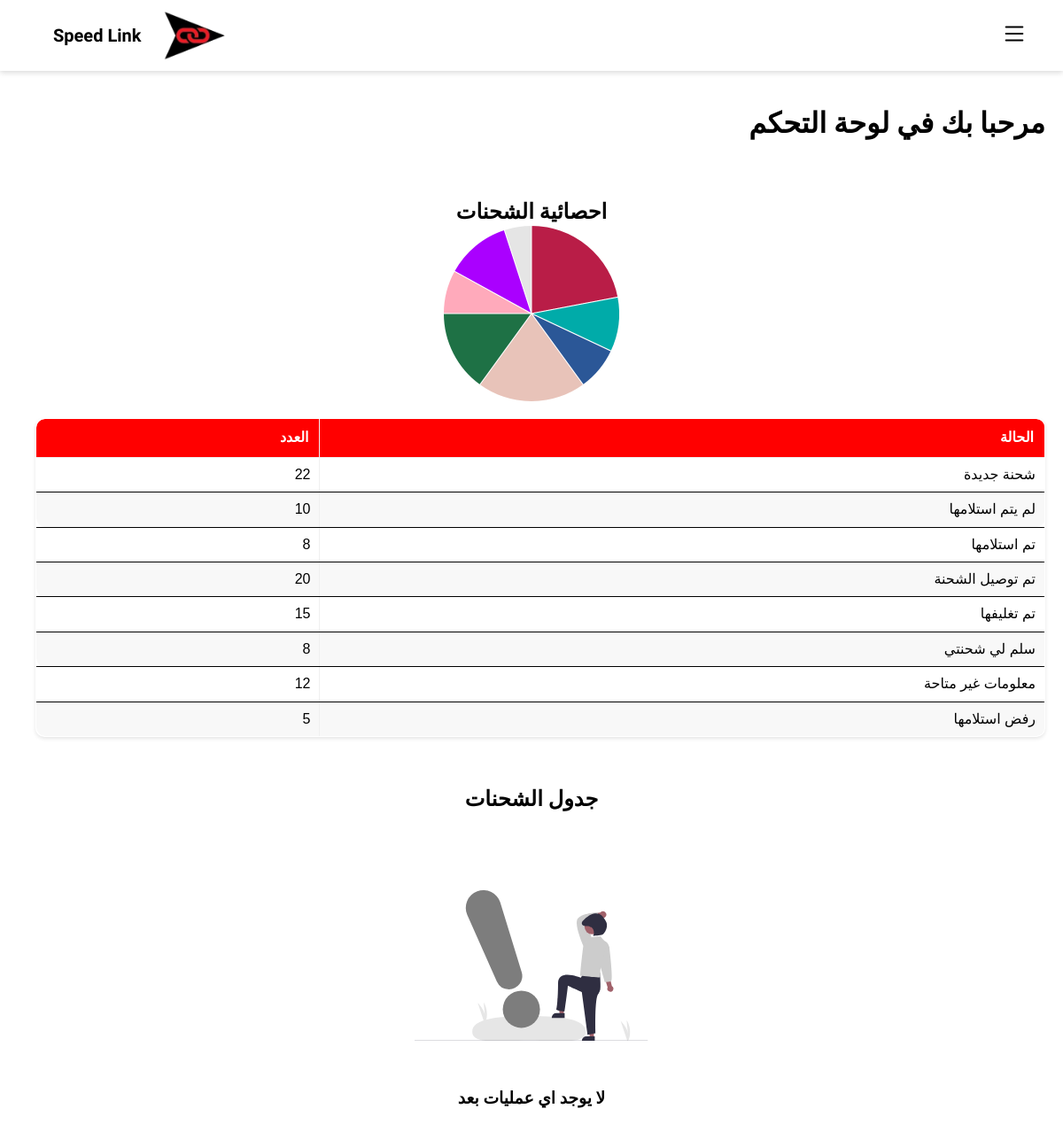
Before: /dashboard (signed in) with the older database file.
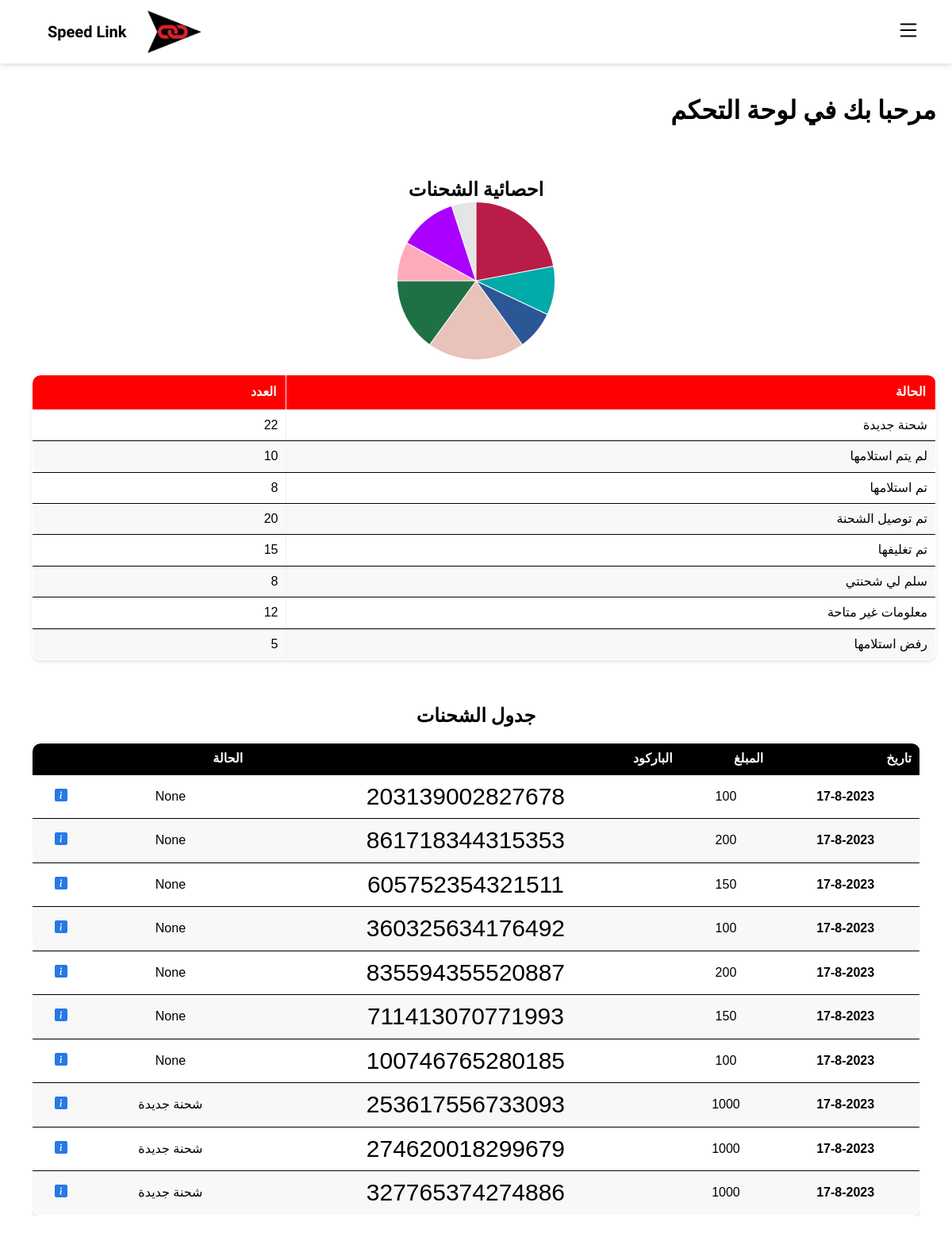
After: the same page with the newer database file.
### app.py (models this page shows)
class Shipment(db.Model):
    id = db.Column(db.Integer, primary_key=True)
    barcode = db.Column(db.String(15))
    shipper_username = db.Column(db.Integer)
    status = db.Column(db.String(50))
    delivery_id = db.Column(db.Integer)
    shipper_name = db.Column(db.String(100))
    shipper_phone_1 = db.Column(db.String(11))
    shipper_phone_2 = db.Column(db.String(11))
    shipper_address = db.Column(db.String(200))
    shipper_city = db.Column(db.String(100))
    shipper_wallet_code = db.Column(db.String(15))
    shipper_note = db.Column(db.Text)
    recipient_name = db.Column(db.String(100))
    recipient_phone_1 = db.Column(db.String(15))
    recipient_phone_2 = db.Column(db.String(15))
    recipient_address = db.Column(db.String(200))
    recipient_city = db.Column(db.String(100))
    recipient_note = db.Column(db.Text)
    pprice = db.Column(db.Integer)
    dprice = db.Column(db.Integer)
    tprice = db.Column(db.Integer)
    shipment_status = db.Column(db.String(100))
    date = db.Column(db.String(23))
    delivery_date = db.Column(db.String(23) )
    aws_code = db.Column(db.String(25))
    how = db.Column(db.String(25))
    isprint = db.Column(db.Integer)
    issend = db.Column(db.Integer)

### app.py (the view)
@app.route('/dashboard')
def dashboard():
    user_type = session.get('user_type')
    username = session.get('username')
    if user_type == 'admin':
        s1 = Shipment.query.filter_by(shipment_status='شحنة جديدة').all()
        s2 = Shipment.query.filter_by(shipment_status='لم يتم استلامها').all()
        s3 = Shipment.query.filter_by(shipment_status='تم استلامها').all()
        s4 = Shipment.query.filter_by(shipment_status='تم توصيل الشحنة').all()
        shinfo = Shipment.query.filter_by(status='New Add').all()
        shinfo = shinfo[::-1]
        notnum = Notifications.query.filter_by(state='0').all()
        y = 0
        for x in notnum:
            y += 1
        session['numn'] = y
        return render_template('dashboard.html', paget= 'مرحبا بك في لوحة التحكم',user_type=user_type, username=username,infoL=shinfo)
    elif user_type == 'shipper':
        shinfo = Shipment.query.filter_by(shipper_username=username).all()
        shinfo = shinfo[::-1]
        shipper = Shippers.query.filter_by(username=username).first()
        return render_template('dashboard.html',  paget= 'مرحبا بك في لوحة التحكم',user_type=user_type, username=username,infoS=shipper,infoL=shinfo)
    elif user_type == 'delivery':
        de = Delivery.query.filter_by(username=username).first()
        sh = Shipment.query.filter_by(delivery_id=de.id,delivery_date=date.today()).all()
        return render_template('delivery-dashboard.html', user_type=user_type, username=username,sh=sh)
    else:
        return redirect('/login')

### templates/dashboard.html (shortened to what this page needs)
{% extends 'base.html' %}
{% block content %}
<br><br><link href="https://fonts.cdnfonts.com/css/barcode-font" rel="stylesheet">
  <link rel="stylesheet" href="https://cdnjs.cloudflare.com/ajax/libs/normalize/8.0.1/normalize.min.css" />
  <div style="display: flex; justify-content: space-between;" class="sttick"><center>
    <div class="canvas-container" style="flex: 1;margin: 10px 0 0 0; max-width: 800px;">
        <h2>احصائية الشحنات</h2>
      <canvas id="myChart" style="width: 800px;"></canvas>
    </div>
   </center><br>
    <div style="flex: 1; padding-left: 20px;" class="table-dash">
        <table border="1" id="data-table">
            <thead>
                <tr>
                    <th>الحالة</th>
                    <th>العدد</th>
                </tr>
            </thead>
            <tbody>
              <tr><td>شحنة جديدة</td><td>22</td></tr>
              <tr><td>لم يتم استلامها</td><td>10</td></tr>
              <tr><td>تم استلامها</td><td>8</td></tr>
              <tr><td>تم توصيل الشحنة</td><td>20</td></tr>
              <tr><td>تم تغليفها</td><td>15</td></tr>
              <tr><td>سلم لي شحنتي</td><td>8</td></tr>
              <tr><td>معلومات غير متاحة</td><td>12</td></tr>
              <tr><td>رفض استلامها</td><td>5</td></tr>
            </tbody>
        </table>
    </div>
  </div><br><br>
  <div class="operations-table">
    <h2>جدول الشحنات</h2>{% if infoL %}
    <table>
        <thead>
            <tr>
                <th>تاريخ</th>
                <th>المبلغ</th>
                <th>الباركود</th>
                <th>الحالة</th>
                <th></th>
            </tr>
        </thead>
        <tbody>
           {% for log in infoL%}
            <tr>
                <td class="date"><strong>17-8-2023</strong></td>
                <td>{{ log.pprice }}</td>
                <td><p class="code">{{ log.barcode }}</p></td>
                <td>{{ log.shipment_status }}</td>
                <td><a href="/track/{{log.barcode}}" class="details-btn"></a></td>
            </tr>
            {% endfor %}
        </tbody>
    </table>{% else %}
    <center>
        <br>
        <div class="" style="margin: 50px 0;">
            <br>
        </div>
        <h3>لا يوجد اي عمليات بعد</h3>
    </center>
    {% endif %}
</div>
  <script>
    // Get xValues and yValues from the table cells
    var xValues = [];
    var yValues = [];
    document.querySelectorAll('#data-table tbody tr').forEach((row) => {
        var cells = row.querySelectorAll('td');
        xValues.push(cells[0].textContent);
        yValues.push(parseInt(cells[1].textContent));
    });
    // Rest of your Chart.js code
    var barColors = [
        '#b91d47',
        '#00aba9',
        '#2b5797',
        '#e8c3b9',
        '#1e7145',
        '#ffaabb',
        '#aa00ff',
    ];
    new Chart('myChart', {
        type: 'pie',
        data: {
            labels: xValues,
            datasets: [{
                backgroundColor: barColors,
                data: yValues,
            }],
        },
        options: {
            legend: false,
            title: {
                display: false,
                text: 'إنتاج النبيذ حول العالم 2018',
            },
        },
    });
  </script>
{% endblock %}

Changed rows visible on the page:
added Shipment: pprice "100", barcode "203139002827678", shipment_status "None"
added Shipment: pprice "200", barcode "861718344315353", shipment_status "None"
added Shipment: pprice "150", barcode "605752354321511", shipment_status "None"
added Shipment: pprice "100", barcode "360325634176492", shipment_status "None"
added Shipment: pprice "200", barcode "835594355520887", shipment_status "None"
added Shipment: pprice "150", barcode "711413070771993", shipment_status "None"
added Shipment: pprice "100", barcode "100746765280185", shipment_status "None"
added Shipment: pprice "1000", barcode "253617556733093", shipment_status "شحنة جديدة"
added Shipment: pprice "1000", barcode "274620018299679", shipment_status "شحنة جديدة"
added Shipment: pprice "1000", barcode "327765374274886", shipment_status "شحنة جديدة"
Other visible differences:
text no longer shown: "لا يوجد اي عمليات بعد"
text now shown: "تاريخ المبلغ الباركود الحالة"
